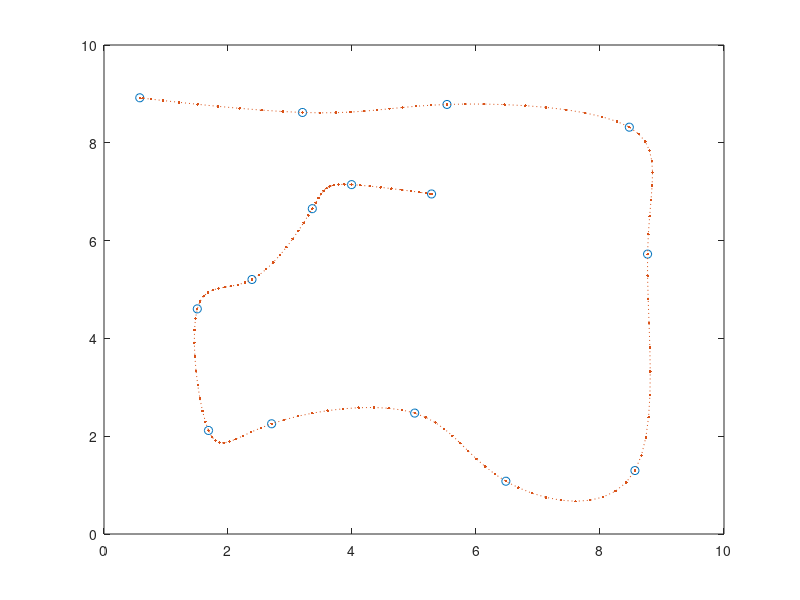

This chart was generated by the following MATLAB code:
load('data/waypoints.mat');
t= 1:length(x);
tq = 1:0.1:length(x);
slope0 = 0; slopeF = 0;
xq = spline(t, [slope0; x; slopeF], tq);
yq = spline(t, [slope0; y; slopeF], tq);
figure; plot(x, y, 'o', xq, yq, ':.');